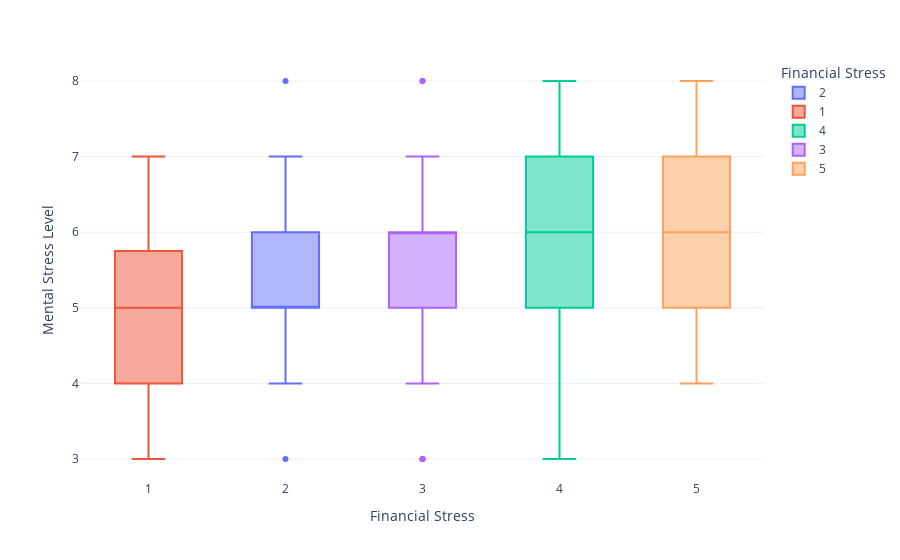

The notebook cell saved with this chart:
### Code cell
financial_stress_mentalstress_level_fig=px.box(
    df_lifestyle,
    x='Financial Stress',
    y='Mental Stress Level',
    color='Financial Stress',
    template='plotly_white' 
)
financial_stress_mentalstress_level_fig.show()
#financial stress increases mental stress

### Figure 1 — Plotly figure (JSON) as saved in the notebook; plotly's stock layout.template omitted (floating-point values rounded to 4 significant figures; data arrays with more than 128 entries replaced by an {"elided": "..."} marker saying what was removed)
{"data": [{"alignmentgroup": "True", "hovertemplate": "Financial Stress=%{x}<br>Mental Stress Level=%{y}<extra></extra>", "legendgroup": "2", "marker": {"color": "#636efa"}, "name": "2", "notched": false, "offsetgroup": "2", "orientation": "v", "showlegend": true, "type": "box", "x": {"elided": "163 int values"}, "x0": " ", "xaxis": "x", "y": {"elided": "163 int values"}, "y0": " ", "yaxis": "y"}, {"alignmentgroup": "True", "hovertemplate": "Financial Stress=%{x}<br>Mental Stress Level=%{y}<extra></extra>", "legendgroup": "1", "marker": {"color": "#EF553B"}, "name": "1", "notched": false, "offsetgroup": "1", "orientation": "v", "showlegend": true, "type": "box", "x": {"elided": "167 int values"}, "x0": " ", "xaxis": "x", "y": {"elided": "167 int values"}, "y0": " ", "yaxis": "y"}, {"alignmentgroup": "True", "hovertemplate": "Financial Stress=%{x}<br>Mental Stress Level=%{y}<extra></extra>", "legendgroup": "4", "marker": {"color": "#00cc96"}, "name": "4", "notched": false, "offsetgroup": "4", "orientation": "v", "showlegend": true, "type": "box", "x": {"elided": "151 int values"}, "x0": " ", "xaxis": "x", "y": {"elided": "151 int values"}, "y0": " ", "yaxis": "y"}, {"alignmentgroup": "True", "hovertemplate": "Financial Stress=%{x}<br>Mental Stress Level=%{y}<extra></extra>", "legendgroup": "3", "marker": {"color": "#ab63fa"}, "name": "3", "notched": false, "offsetgroup": "3", "orientation": "v", "showlegend": true, "type": "box", "x": {"elided": "136 int values"}, "x0": " ", "xaxis": "x", "y": {"elided": "136 int values"}, "y0": " ", "yaxis": "y"}, {"alignmentgroup": "True", "hovertemplate": "Financial Stress=%{x}<br>Mental Stress Level=%{y}<extra></extra>", "legendgroup": "5", "marker": {"color": "#FFA15A"}, "name": "5", "notched": false, "offsetgroup": "5", "orientation": "v", "showlegend": true, "type": "box", "x": {"elided": "143 int values"}, "x0": " ", "xaxis": "x", "y": {"elided": "143 int values"}, "y0": " ", "yaxis": "y"}], "layout": {"boxmode": "overlay", "legend": {"title": {"text": "Financial Stress"}, "tracegroupgap": 0}, "margin": {"t": 60}, "xaxis": {"anchor": "y", "categoryarray": [2, 1, 4, 3, 5], "categoryorder": "array", "domain": [0, 1], "title": {"text": "Financial Stress"}}, "yaxis": {"anchor": "x", "domain": [0, 1], "title": {"text": "Mental Stress Level"}}}}
